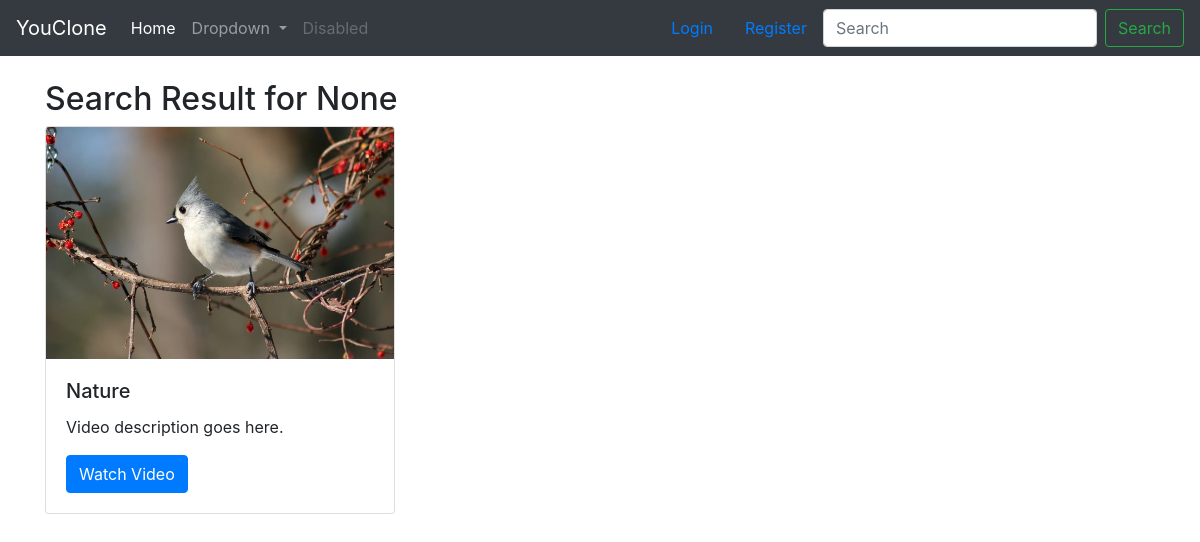
The app's page /search/, older data.
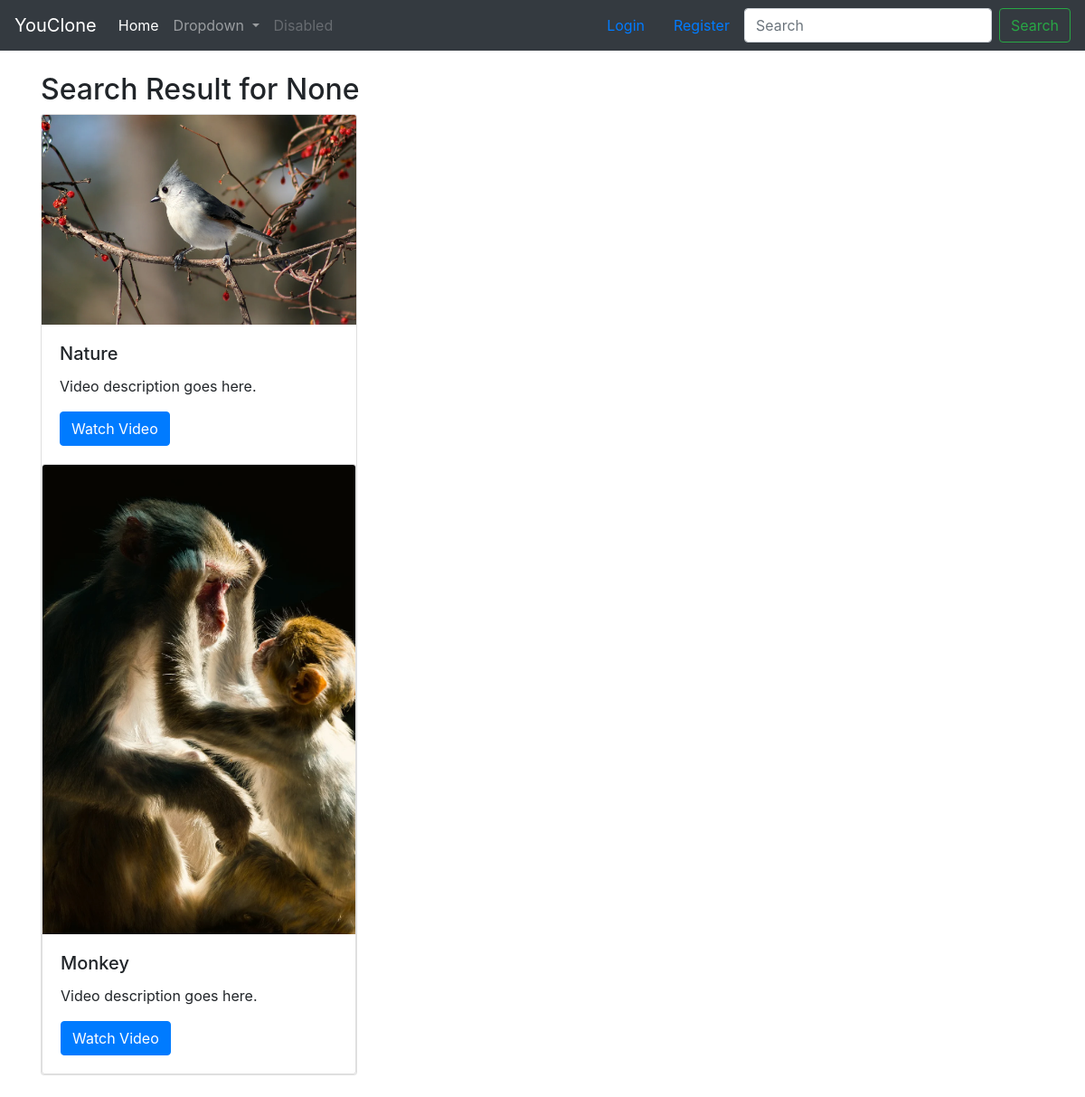
The same page, newer data.
### video/models.py (models this page shows, shortened)
class Video(models.Model):
    title = models.CharField(max_length=80)
    user = models.ForeignKey(User, on_delete=models.CASCADE)
    channel = models.ForeignKey(Channel, null=True, on_delete=models.CASCADE)
    file = models.FileField(upload_to='media/videos/')
    thumbnail = models.ImageField(upload_to='media/thumbnails/', blank=True, null=True)
    description = models.TextField(max_length=5000, blank=True, null=True)
    upload_date = models.DateTimeField(auto_now_add=True)
    tag = models.ManyToManyField(Tag, blank=True)
    likes = models.IntegerField(default=0)
    views = models.IntegerField(default=0)

### video/views.py (the view)
# urls.py: path('search/', views.search, name='search'),
def search(request):
    query = request.GET.get('q', None)
    video_list = Video.objects.all()
    if query is not None:
        video_list = video_list.filter(
            Q(title__icontains=query) |
            Q(description__icontains=query)
        )
    context = {
        'video_list': video_list,
        'query': query
    }
    return render(request, 'video/search.html', context)

### video/templates/video/search.html
{% extends 'video/base.html' %}
{% block content %}
<section class="container mt-4">
    <h2>Search Result for {{ query }}</h2>
    <div class="row">
        <div class="col-md-4 mb-4">
            {% for video in video_list %}
            <div class="card">
                <img src="{{ video.thumbnail.url }}" class="card-img-top" alt="Video Thumbnail">
                <div class="card-body">
                    <h5 class="card-title">{{ video.title }}</h5>
                    <p class="card-text">Video description goes here.</p>
                    <a href="{% url 'video:video-detail' video.id %}" class="btn btn-primary">Watch Video</a>
                </div>
            {% endfor %}
            </div>
        </div>
    </div>
</section>
{% endblock %}

Row changes from the older to the newer data that the page shows:
added Video: thumbnail (picture), title "Monkey"
